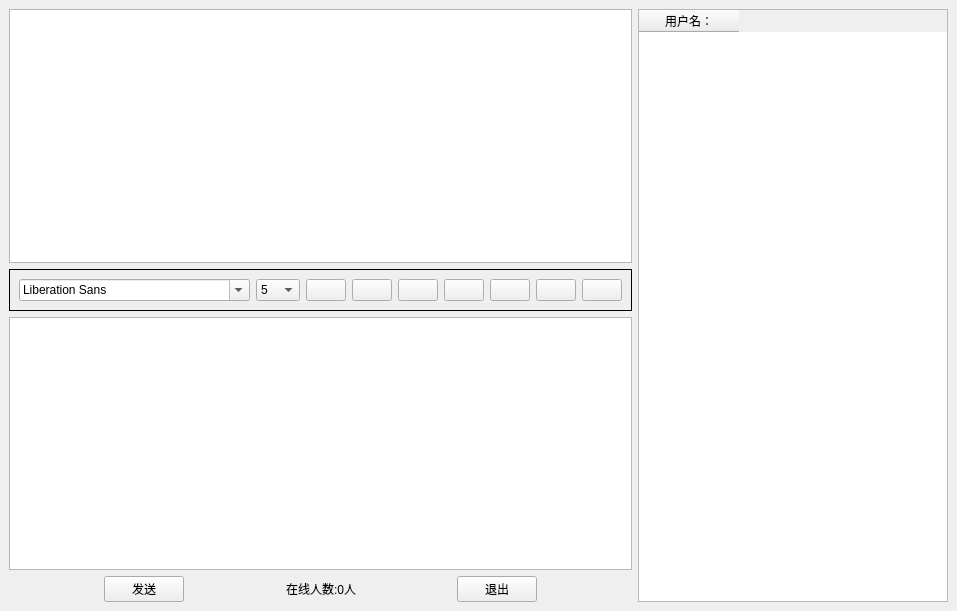
<?xml version="1.0" encoding="UTF-8"?>
<ui version="4.0">
 <class>Widget</class>
 <widget class="QWidget" name="Widget">
  <property name="geometry">
   <rect>
    <x>0</x>
    <y>0</y>
    <width>957</width>
    <height>611</height>
   </rect>
  </property>
  <property name="windowTitle">
   <string>Widget</string>
  </property>
  <layout class="QHBoxLayout" name="horizontalLayout_5">
   <property name="leftMargin">
    <number>9</number>
   </property>
   <property name="topMargin">
    <number>9</number>
   </property>
   <property name="rightMargin">
    <number>9</number>
   </property>
   <property name="bottomMargin">
    <number>9</number>
   </property>
   <item>
    <widget class="QWidget" name="widget_4" native="true">
     <layout class="QHBoxLayout" name="horizontalLayout_3">
      <property name="leftMargin">
       <number>0</number>
      </property>
      <property name="topMargin">
       <number>0</number>
      </property>
      <property name="rightMargin">
       <number>0</number>
      </property>
      <property name="bottomMargin">
       <number>0</number>
      </property>
      <item>
       <widget class="QWidget" name="widget_3" native="true">
        <property name="enabled">
         <bool>true</bool>
        </property>
        <layout class="QVBoxLayout" name="verticalLayout_2">
         <property name="leftMargin">
          <number>0</number>
         </property>
         <property name="topMargin">
          <number>0</number>
         </property>
         <property name="rightMargin">
          <number>0</number>
         </property>
         <property name="bottomMargin">
          <number>0</number>
         </property>
         <item>
          <widget class="QWidget" name="widget_2" native="true">
           <layout class="QVBoxLayout" name="verticalLayout">
            <property name="leftMargin">
             <number>0</number>
            </property>
            <property name="topMargin">
             <number>0</number>
            </property>
            <property name="rightMargin">
             <number>0</number>
            </property>
            <property name="bottomMargin">
             <number>0</number>
            </property>
            <item>
             <widget class="QTextBrowser" name="msgBrowser"/>
            </item>
           </layout>
          </widget>
         </item>
         <item>
          <widget class="QFrame" name="frame_2">
           <property name="frameShape">
            <enum>QFrame::Box</enum>
           </property>
           <layout class="QHBoxLayout" name="horizontalLayout">
            <item>
             <widget class="QFontComboBox" name="wordStyle"/>
            </item>
            <item>
             <widget class="QComboBox" name="wordSize">
              <item>
               <property name="text">
                <string>5</string>
               </property>
              </item>
              <item>
               <property name="text">
                <string>6</string>
               </property>
              </item>
              <item>
               <property name="text">
                <string>7</string>
               </property>
              </item>
              <item>
               <property name="text">
                <string>8</string>
               </property>
              </item>
              <item>
               <property name="text">
                <string>9</string>
               </property>
              </item>
              <item>
               <property name="text">
                <string>10</string>
               </property>
              </item>
              <item>
               <property name="text">
                <string>11</string>
               </property>
              </item>
              <item>
               <property name="text">
                <string>12</string>
               </property>
              </item>
             </widget>
            </item>
            <item>
             <widget class="QPushButton" name="boldBtn">
              <property name="toolTip">
               <string>加粗</string>
              </property>
              <property name="text">
               <string/>
              </property>
              <property name="icon">
               <iconset resource="res.qrc">
                <normaloff>:/images/bold.png</normaloff>:/images/bold.png</iconset>
              </property>
              <property name="checkable">
               <bool>true</bool>
              </property>
             </widget>
            </item>
            <item>
             <widget class="QPushButton" name="italicBtn">
              <property name="toolTip">
               <string>倾斜</string>
              </property>
              <property name="text">
               <string/>
              </property>
              <property name="icon">
               <iconset resource="res.qrc">
                <normaloff>:/images/italic.png</normaloff>:/images/italic.png</iconset>
              </property>
              <property name="checkable">
               <bool>true</bool>
              </property>
             </widget>
            </item>
            <item>
             <widget class="QPushButton" name="underlineBtn">
              <property name="toolTip">
               <string>下划线</string>
              </property>
              <property name="text">
               <string/>
              </property>
              <property name="icon">
               <iconset resource="res.qrc">
                <normaloff>:/images/under.png</normaloff>:/images/under.png</iconset>
              </property>
              <property name="checkable">
               <bool>true</bool>
              </property>
             </widget>
            </item>
            <item>
             <widget class="QPushButton" name="colorBtn">
              <property name="toolTip">
               <string>颜色</string>
              </property>
              <property name="text">
               <string/>
              </property>
              <property name="icon">
               <iconset resource="res.qrc">
                <normaloff>:/images/color.png</normaloff>:/images/color.png</iconset>
              </property>
             </widget>
            </item>
            <item>
             <widget class="QPushButton" name="saveBtn">
              <property name="toolTip">
               <string>保存</string>
              </property>
              <property name="text">
               <string/>
              </property>
              <property name="icon">
               <iconset resource="res.qrc">
                <normaloff>:/images/save.png</normaloff>:/images/save.png</iconset>
              </property>
             </widget>
            </item>
            <item>
             <widget class="QPushButton" name="cleanBtn">
              <property name="toolTip">
               <string>清空</string>
              </property>
              <property name="text">
               <string/>
              </property>
              <property name="icon">
               <iconset resource="res.qrc">
                <normaloff>:/images/clear.png</normaloff>:/images/clear.png</iconset>
              </property>
             </widget>
            </item>
            <item>
             <widget class="QPushButton" name="coinBtn">
              <property name="toolTip">
               <string>翻金币</string>
              </property>
              <property name="text">
               <string/>
              </property>
             </widget>
            </item>
           </layout>
          </widget>
         </item>
         <item>
          <widget class="QTextEdit" name="msgEdit">
           <property name="minimumSize">
            <size>
             <width>0</width>
             <height>100</height>
            </size>
           </property>
          </widget>
         </item>
         <item>
          <widget class="QWidget" name="widget" native="true">
           <layout class="QHBoxLayout" name="horizontalLayout_2">
            <property name="leftMargin">
             <number>0</number>
            </property>
            <property name="topMargin">
             <number>0</number>
            </property>
            <property name="rightMargin">
             <number>0</number>
            </property>
            <property name="bottomMargin">
             <number>0</number>
            </property>
            <item>
             <spacer name="horizontalSpacer_3">
              <property name="orientation">
               <enum>Qt::Horizontal</enum>
              </property>
              <property name="sizeHint" stdset="0">
               <size>
                <width>40</width>
                <height>20</height>
               </size>
              </property>
             </spacer>
            </item>
            <item>
             <widget class="QPushButton" name="sendBtn">
              <property name="text">
               <string>发送</string>
              </property>
             </widget>
            </item>
            <item>
             <spacer name="horizontalSpacer">
              <property name="orientation">
               <enum>Qt::Horizontal</enum>
              </property>
              <property name="sizeHint" stdset="0">
               <size>
                <width>40</width>
                <height>20</height>
               </size>
              </property>
             </spacer>
            </item>
            <item>
             <widget class="QLabel" name="NumLabel">
              <property name="text">
               <string>在线人数:0人</string>
              </property>
             </widget>
            </item>
            <item>
             <spacer name="horizontalSpacer_2">
              <property name="orientation">
               <enum>Qt::Horizontal</enum>
              </property>
              <property name="sizeHint" stdset="0">
               <size>
                <width>40</width>
                <height>20</height>
               </size>
              </property>
             </spacer>
            </item>
            <item>
             <widget class="QPushButton" name="exitBtn">
              <property name="text">
               <string>退出</string>
              </property>
             </widget>
            </item>
            <item>
             <spacer name="horizontalSpacer_4">
              <property name="orientation">
               <enum>Qt::Horizontal</enum>
              </property>
              <property name="sizeHint" stdset="0">
               <size>
                <width>40</width>
                <height>20</height>
               </size>
              </property>
             </spacer>
            </item>
           </layout>
          </widget>
         </item>
        </layout>
       </widget>
      </item>
      <item>
       <widget class="QWidget" name="widget_5" native="true">
        <layout class="QHBoxLayout" name="horizontalLayout_4">
         <property name="leftMargin">
          <number>0</number>
         </property>
         <property name="topMargin">
          <number>0</number>
         </property>
         <property name="rightMargin">
          <number>0</number>
         </property>
         <property name="bottomMargin">
          <number>0</number>
         </property>
         <item>
          <widget class="QTableWidget" name="tableWidget">
           <column>
            <property name="text">
             <string>用户名：</string>
            </property>
           </column>
          </widget>
         </item>
        </layout>
       </widget>
      </item>
     </layout>
    </widget>
   </item>
  </layout>
 </widget>
 <resources>
  <include location="res.qrc"/>
 </resources>
 <connections/>
</ui>
